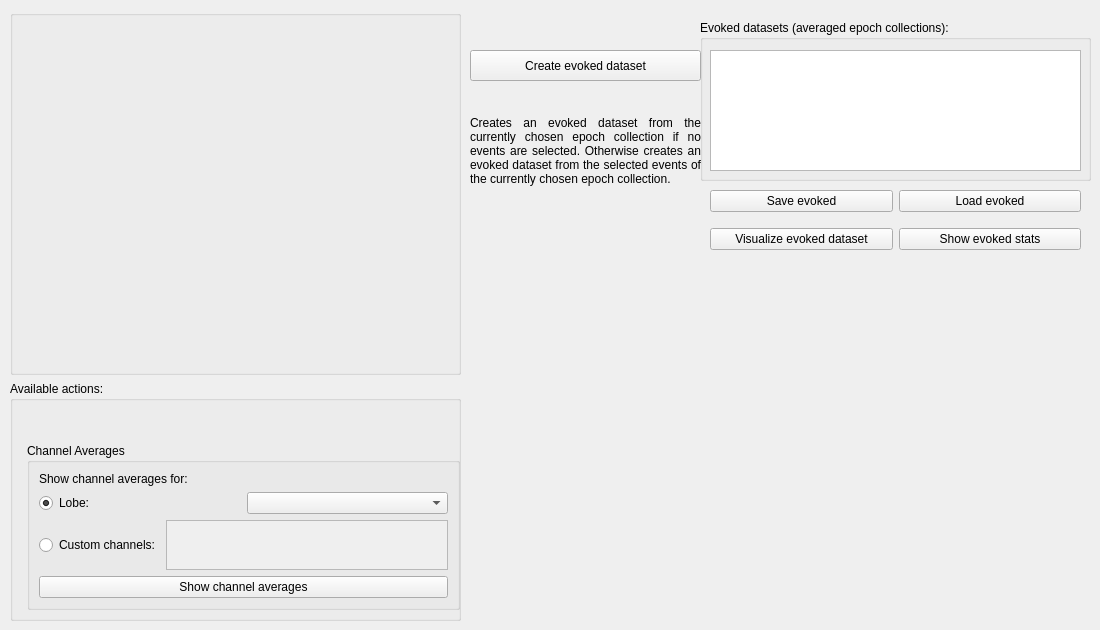
            <widget class="QWidget" name="tabAveraging">
             <attribute name="title">
              <string>Averaging</string>
             </attribute>
             <widget class="QWidget" name="gridLayoutWidget">
              <property name="geometry">
               <rect>
                <x>10</x>
                <y>10</y>
                <width>451</width>
                <height>611</height>
               </rect>
              </property>
              <layout class="QGridLayout" name="gridLayout_4">
               <item row="0" column="0">
                <widget class="QGroupBox" name="groupBoxEpochsAveraging">
                 <property name="sizePolicy">
                  <sizepolicy hsizetype="Preferred" vsizetype="Preferred">
                   <horstretch>0</horstretch>
                   <verstretch>0</verstretch>
                  </sizepolicy>
                 </property>
                 <property name="title">
                  <string/>
                 </property>
                </widget>
               </item>
               <item row="1" column="0">
                <widget class="QGroupBox" name="groupBoxAvailableAveraging">
                 <property name="maximumSize">
                  <size>
                   <width>500</width>
                   <height>240</height>
                  </size>
                 </property>
                 <property name="title">
                  <string>Available actions:</string>
                 </property>
                 <widget class="QGroupBox" name="groupBoxChannelAverages">
                  <property name="geometry">
                   <rect>
                    <x>17</x>
                    <y>62</y>
                    <width>433</width>
                    <height>167</height>
                   </rect>
                  </property>
                  <property name="minimumSize">
                   <size>
                    <width>0</width>
                    <height>50</height>
                   </size>
                  </property>
                  <property name="title">
                   <string>Channel Averages</string>
                  </property>
                  <layout class="QGridLayout" name="gridLayout_11">
                   <item row="4" column="1">
                    <widget class="QPushButton" name="pushButtonChannelAverages">
                     <property name="text">
                      <string>Show channel averages</string>
                     </property>
                    </widget>
                   </item>
                   <item row="1" column="1">
                    <layout class="QHBoxLayout" name="horizontalLayout_14">
                     <item>
                      <widget class="QRadioButton" name="radioButtonLobe">
                       <property name="text">
                        <string>Lobe:</string>
                       </property>
                       <property name="checked">
                        <bool>true</bool>
                       </property>
                       <attribute name="buttonGroup">
                        <string notr="true">buttonGroupChannelAverage</string>
                       </attribute>
                      </widget>
                     </item>
                     <item>
                      <widget class="QComboBox" name="comboBoxLobes"/>
                     </item>
                    </layout>
                   </item>
                   <item row="0" column="1">
                    <widget class="QLabel" name="labelChannelAverages">
                     <property name="text">
                      <string>Show channel averages for:</string>
                     </property>
                    </widget>
                   </item>
                   <item row="3" column="1">
                    <layout class="QHBoxLayout" name="horizontalLayout_15">
                     <item>
                      <widget class="QRadioButton" name="radioButtonCustomChannels">
                       <property name="text">
                        <string>Custom channels:</string>
                       </property>
                       <attribute name="buttonGroup">
                        <string notr="true">buttonGroupChannelAverage</string>
                       </attribute>
                      </widget>
                     </item>
                     <item>
                      <widget class="QPlainTextEdit" name="plainTextEditCustomChannelsToAverage">
                       <property name="enabled">
                        <bool>false</bool>
                       </property>
                      </widget>
                     </item>
                    </layout>
                   </item>
                  </layout>
                 </widget>
                </widget>
               </item>
              </layout>
             </widget>
             <widget class="QGroupBox" name="groupBoxEvokeds">
              <property name="geometry">
               <rect>
                <x>700</x>
                <y>20</y>
                <width>391</width>
                <height>161</height>
               </rect>
              </property>
              <property name="title">
               <string>Evoked datasets (averaged epoch collections):</string>
              </property>
              <widget class="QListWidget" name="listWidgetEvokeds">
               <property name="geometry">
                <rect>
                 <x>10</x>
                 <y>30</y>
                 <width>371</width>
                 <height>121</height>
                </rect>
               </property>
               <property name="selectionMode">
                <enum>QAbstractItemView::SingleSelection</enum>
               </property>
              </widget>
             </widget>
             <widget class="QPushButton" name="pushButtonCreateEvoked">
              <property name="geometry">
               <rect>
                <x>470</x>
                <y>50</y>
                <width>231</width>
                <height>31</height>
               </rect>
              </property>
              <property name="sizePolicy">
               <sizepolicy hsizetype="Fixed" vsizetype="Fixed">
                <horstretch>0</horstretch>
                <verstretch>0</verstretch>
               </sizepolicy>
              </property>
              <property name="maximumSize">
               <size>
                <width>10000</width>
                <height>16777215</height>
               </size>
              </property>
              <property name="text">
               <string>Create evoked dataset</string>
              </property>
             </widget>
             <widget class="QLabel" name="label">
              <property name="geometry">
               <rect>
                <x>470</x>
                <y>80</y>
                <width>231</width>
                <height>141</height>
               </rect>
              </property>
              <property name="text">
               <string>Creates an evoked dataset from the currently chosen epoch collection if no events are selected. Otherwise creates an evoked dataset from the selected events of the currently chosen epoch collection.</string>
              </property>
              <property name="scaledContents">
               <bool>false</bool>
              </property>
              <property name="alignment">
               <set>Qt::AlignJustify|Qt::AlignVCenter</set>
              </property>
              <property name="wordWrap">
               <bool>true</bool>
              </property>
             </widget>
             <widget class="QWidget" name="verticalLayoutWidget_4">
              <property name="geometry">
               <rect>
                <x>710</x>
                <y>180</y>
                <width>371</width>
                <height>80</height>
               </rect>
              </property>
              <layout class="QVBoxLayout" name="verticalLayout_6">
               <item>
                <layout class="QHBoxLayout" name="horizontalLayout_2">
                 <item>
                  <widget class="QPushButton" name="pushButtonSaveEvoked">
                   <property name="text">
                    <string>Save evoked</string>
                   </property>
                  </widget>
                 </item>
                 <item>
                  <widget class="QPushButton" name="pushButtonLoadEvoked">
                   <property name="text">
                    <string>Load evoked</string>
                   </property>
                  </widget>
                 </item>
                </layout>
               </item>
               <item>
                <layout class="QHBoxLayout" name="horizontalLayout_10">
                 <item>
                  <widget class="QPushButton" name="pushButtonVisualizeEvokedDataset">
                   <property name="text">
                    <string>Visualize evoked dataset</string>
                   </property>
                  </widget>
                 </item>
                 <item>
                  <widget class="QPushButton" name="pushButtonOpenEvokedStatsDialog">
                   <property name="text">
                    <string>Show evoked stats</string>
                   </property>
                  </widget>
                 </item>
                </layout>
               </item>
              </layout>
             </widget>
             <zorder>gridLayoutWidget</zorder>
             <zorder>groupBoxEvokeds</zorder>
             <zorder>pushButtonCreateEvoked</zorder>
             <zorder>label</zorder>
             <zorder>verticalLayoutWidget_4</zorder>
             <zorder>groupBoxAvailableAveraging</zorder>
            </widget>
